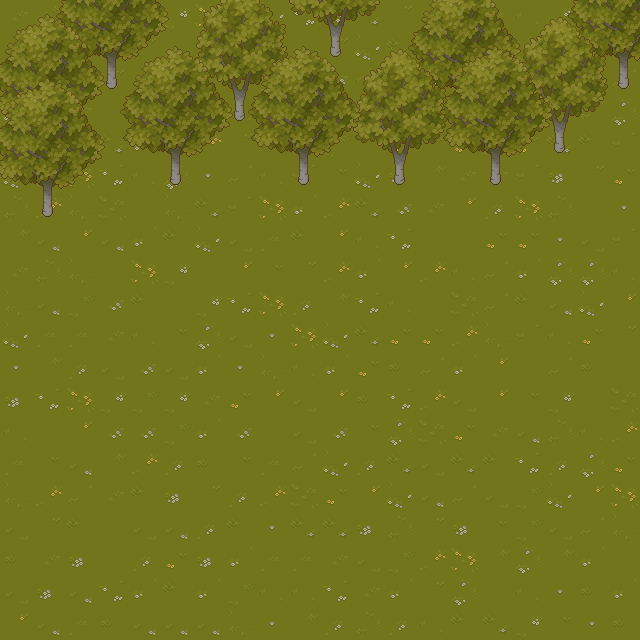

This is a level from a 2D game, rendered from its Tiled map with the project's own tilesets. A one-line summary and the complete map file follow:
An orthogonal 20x20 tile map with 32x32 px tiles, 4 tile layers (Tile Layer 4, Tile Layer 1, Tile Layer 2, Tile Layer 3), 2 tilesets.

<map version="1.10" tiledversion="1.10.2" orientation="orthogonal" renderorder="right-down" width="20" height="20" tilewidth="32" tileheight="32" infinite="0" nextlayerid="7" nextobjectid="1">
 <editorsettings>
  <export target="../../test/battlefield.tmx" format="tmx" />
 </editorsettings>
 <tileset firstgid="1" source="../Tilesets/TX Plant.tsx" />
 <tileset firstgid="257" source="../Tilesets/TX Tileset Grass.tsx" />
 <layer id="6" name="Tile Layer 4" width="20" height="20">
  <data encoding="csv">
284,267,269,268,287,270,286,269,285,263,288,262,276,277,258,275,268,270,286,262,
273,267,270,261,276,260,278,262,274,260,276,285,258,278,284,269,279,264,285,272,
259,271,270,276,269,272,266,281,270,268,288,268,285,279,257,279,281,281,260,283,
285,286,284,257,279,284,259,272,262,287,269,263,271,284,285,279,258,284,283,278,
284,276,261,262,287,280,271,276,257,262,266,280,277,273,277,271,277,262,258,259,
285,270,286,263,272,278,261,283,272,259,273,285,269,267,284,284,259,269,276,277,
274,271,281,282,257,281,262,259,286,287,271,262,288,284,280,279,286,274,257,261,
267,264,280,264,287,258,285,260,275,258,280,272,263,257,257,277,277,261,260,259,
284,274,281,257,286,270,257,280,273,276,271,287,280,271,272,283,287,278,278,272,
281,264,266,288,258,257,270,263,286,279,267,263,272,257,282,283,258,264,285,280,
285,275,275,284,268,273,278,260,261,286,285,262,277,277,271,281,259,268,277,276,
261,267,279,260,288,260,287,261,281,268,287,277,265,283,287,280,257,283,265,257,
269,263,286,270,266,270,284,277,280,260,280,265,263,271,260,280,273,270,257,282,
272,257,280,288,288,266,287,288,257,260,288,273,278,282,277,284,264,274,272,271,
275,273,264,267,271,279,265,273,275,283,285,279,262,260,262,258,263,279,278,277,
281,271,283,284,258,269,276,279,271,282,277,280,285,264,283,260,266,285,280,286,
260,276,258,257,260,264,279,258,261,262,262,269,274,276,269,273,266,260,283,281,
265,284,269,257,279,277,269,287,275,275,284,260,266,271,286,267,278,267,287,257,
260,269,264,263,287,258,287,266,268,272,263,284,287,276,278,257,272,261,265,287,
280,264,275,265,264,264,264,281,261,267,279,274,279,272,258,262,270,273,261,265
</data>
 </layer>
 <layer id="3" name="Tile Layer 1" width="20" height="20">
  <data encoding="csv">
0,33,34,35,36,37,22,23,24,54,55,56,17,18,19,20,21,33,34,35,
0,49,50,51,52,53,38,39,40,70,71,72,33,34,35,36,37,49,50,51,
0,65,66,67,68,69,54,55,56,0,0,0,49,50,51,52,53,65,66,67,
0,0,0,0,0,0,70,71,72,0,0,0,65,66,67,68,69,0,0,0,
0,0,0,0,0,0,0,0,0,0,0,0,0,0,0,0,0,0,0,0,
0,0,0,0,0,0,0,0,0,0,0,0,0,0,0,0,0,0,0,0,
0,0,0,0,0,0,0,0,0,0,0,0,0,0,0,0,0,0,0,0,
0,0,0,0,0,0,0,0,0,0,0,0,0,0,0,0,0,0,0,0,
0,0,0,0,0,0,0,0,0,0,0,0,0,0,0,0,0,0,0,0,
0,0,0,0,0,0,0,0,0,0,0,0,0,0,0,0,0,0,0,0,
0,0,0,0,0,0,0,0,0,0,0,0,0,0,0,0,0,0,0,0,
0,0,0,0,0,0,0,0,0,0,0,0,0,0,0,0,0,0,0,0,
0,0,0,0,0,0,0,0,0,0,0,0,0,0,0,0,0,0,0,0,
0,0,0,0,0,0,0,0,0,0,0,0,0,0,0,0,0,0,0,0,
0,0,0,0,0,0,0,0,0,0,0,0,0,0,0,0,0,0,0,0,
0,0,0,0,0,0,0,0,0,0,0,0,0,0,0,0,0,0,0,0,
0,0,0,0,0,0,0,0,0,0,0,0,0,0,0,0,0,0,0,0,
0,0,0,0,0,0,0,0,0,0,0,0,0,0,0,0,0,0,0,0,
0,0,0,0,0,0,0,0,0,0,0,0,0,0,0,0,0,0,0,0,
0,0,0,0,0,0,0,0,0,0,0,0,0,0,0,0,0,0,0,0
</data>
 </layer>
 <layer id="4" name="Tile Layer 2" width="20" height="20">
  <data encoding="csv">
2,3,4,5,0,0,0,0,0,0,0,0,0,0,0,0,6,7,8,0,
18,19,20,21,2,3,4,5,0,0,0,6,7,8,0,0,22,23,24,0,
34,35,36,37,18,19,20,21,0,0,0,22,23,24,0,0,38,39,40,0,
50,51,52,33,34,35,36,37,0,0,0,38,39,40,0,0,54,55,56,0,
66,67,68,49,50,51,52,53,0,0,0,54,55,56,0,0,70,71,72,0,
0,0,0,65,66,67,68,69,0,0,0,70,71,72,0,0,0,0,0,0,
0,0,0,0,0,0,0,0,0,0,0,0,0,0,0,0,0,0,0,0,
0,0,0,0,0,0,0,0,0,0,0,0,0,0,0,0,0,0,0,0,
0,0,0,0,0,0,0,0,0,0,0,0,0,0,0,0,0,0,0,0,
0,0,0,0,0,0,0,0,0,0,0,0,0,0,0,0,0,0,0,0,
0,0,0,0,0,0,0,0,0,0,0,0,0,0,0,0,0,0,0,0,
0,0,0,0,0,0,0,0,0,0,0,0,0,0,0,0,0,0,0,0,
0,0,0,0,0,0,0,0,0,0,0,0,0,0,0,0,0,0,0,0,
0,0,0,0,0,0,0,0,0,0,0,0,0,0,0,0,0,0,0,0,
0,0,0,0,0,0,0,0,0,0,0,0,0,0,0,0,0,0,0,0,
0,0,0,0,0,0,0,0,0,0,0,0,0,0,0,0,0,0,0,0,
0,0,0,0,0,0,0,0,0,0,0,0,0,0,0,0,0,0,0,0,
0,0,0,0,0,0,0,0,0,0,0,0,0,0,0,0,0,0,0,0,
0,0,0,0,0,0,0,0,0,0,0,0,0,0,0,0,0,0,0,0,
0,0,0,0,0,0,0,0,0,0,0,0,0,0,0,0,0,0,0,0
</data>
 </layer>
 <layer id="5" name="Tile Layer 3" width="20" height="20">
  <data encoding="csv">
0,0,0,0,0,0,0,0,0,0,0,0,0,0,0,0,0,0,0,0,
0,0,0,0,0,0,0,1,2,3,4,5,0,1,2,3,4,5,0,0,
2,3,4,5,0,0,0,17,18,19,20,21,0,17,18,19,20,21,0,0,
18,19,20,21,0,0,0,33,34,35,36,37,0,33,34,35,36,37,0,0,
34,35,36,37,0,0,0,49,50,51,52,53,0,49,50,51,52,53,0,0,
50,51,52,53,0,0,0,65,66,67,68,69,0,65,66,67,68,69,0,0,
66,67,68,69,0,0,0,0,0,0,0,0,0,0,0,0,0,0,0,0,
0,0,0,0,0,0,0,0,0,0,0,0,0,0,0,0,0,0,0,0,
0,0,0,0,0,0,0,0,0,0,0,0,0,0,0,0,0,0,0,0,
0,0,0,0,0,0,0,0,0,0,0,0,0,0,0,0,0,0,0,0,
0,0,0,0,0,0,0,0,0,0,0,0,0,0,0,0,0,0,0,0,
0,0,0,0,0,0,0,0,0,0,0,0,0,0,0,0,0,0,0,0,
0,0,0,0,0,0,0,0,0,0,0,0,0,0,0,0,0,0,0,0,
0,0,0,0,0,0,0,0,0,0,0,0,0,0,0,0,0,0,0,0,
0,0,0,0,0,0,0,0,0,0,0,0,0,0,0,0,0,0,0,0,
0,0,0,0,0,0,0,0,0,0,0,0,0,0,0,0,0,0,0,0,
0,0,0,0,0,0,0,0,0,0,0,0,0,0,0,0,0,0,0,0,
0,0,0,0,0,0,0,0,0,0,0,0,0,0,0,0,0,0,0,0,
0,0,0,0,0,0,0,0,0,0,0,0,0,0,0,0,0,0,0,0,
0,0,0,0,0,0,0,0,0,0,0,0,0,0,0,0,0,0,0,0
</data>
 </layer>
</map>
